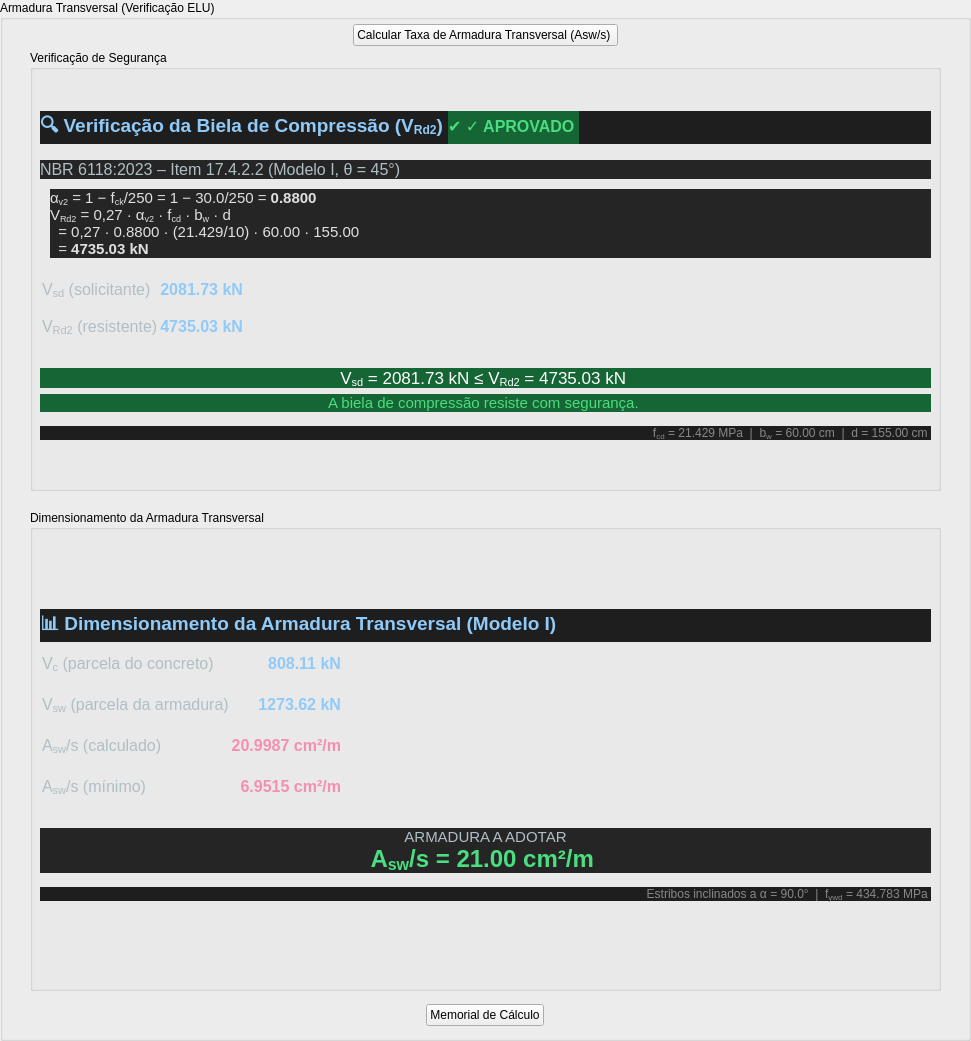
      <widget class="QGroupBox" name="groupBox_resultados_armadura">
       <property name="geometry">
        <rect>
         <x>10</x>
         <y>1430</y>
         <width>971</width>
         <height>1041</height>
        </rect>
       </property>
       <property name="title">
        <string>Armadura Transversal (Verificação ELU)</string>
       </property>
       <widget class="QGroupBox" name="groupBox_9">
        <property name="geometry">
         <rect>
          <x>30</x>
          <y>50</y>
          <width>911</width>
          <height>441</height>
         </rect>
        </property>
        <property name="title">
         <string>Verificação de Segurança</string>
        </property>
        <widget class="QLabel" name="html_verificacao_biela">
         <property name="geometry">
          <rect>
           <x>10</x>
           <y>20</y>
           <width>891</width>
           <height>411</height>
          </rect>
         </property>
         <property name="text">
          <string>&lt;!DOCTYPE HTML PUBLIC &quot;-//W3C//DTD HTML 4.0//EN&quot; &quot;http://www.w3.org/TR/REC-html40/strict.dtd&quot;&gt;
&lt;html&gt;&lt;head&gt;&lt;meta name=&quot;qrichtext&quot; content=&quot;1&quot; /&gt;&lt;meta charset=&quot;utf-8&quot; /&gt;&lt;style type=&quot;text/css&quot;&gt;
p, li { white-space: pre-wrap; }
hr { height: 1px; border-width: 0; }
li.unchecked::marker { content: &quot;\2610&quot;; }
li.checked::marker { content: &quot;\2612&quot;; }
&lt;/style&gt;&lt;/head&gt;&lt;body style=&quot; font-family:'Segoe UI'; font-size:9pt; font-weight:400; font-style:normal;&quot; bgcolor=&quot;#1e1e2e&quot;&gt;
&lt;p style=&quot; margin-top:0px; margin-bottom:16px; margin-left:0px; margin-right:0px; -qt-block-indent:0; text-indent:0px; background-color:#1e1e1e;&quot;&gt;&lt;span style=&quot; font-family:'Segoe UI','Arial','sans-serif'; font-size:14pt; font-weight:700; color:#90caf9;&quot;&gt;🔍 Verificação da Biela de Compressão (V&lt;/span&gt;&lt;span style=&quot; font-family:'Segoe UI','Arial','sans-serif'; font-size:14pt; font-weight:700; color:#90caf9; vertical-align:sub;&quot;&gt;Rd2&lt;/span&gt;&lt;span style=&quot; font-family:'Segoe UI','Arial','sans-serif'; font-size:14pt; font-weight:700; color:#90caf9;&quot;&gt;) &lt;/span&gt;&lt;span style=&quot; font-family:'Segoe UI','Arial','sans-serif'; font-size:12pt; font-weight:700; color:#4ade80; background-color:#166534;&quot;&gt;✔️ ✓ APROVADO &lt;/span&gt;&lt;/p&gt;
&lt;p style=&quot; margin-top:0px; margin-bottom:10px; margin-left:0px; margin-right:0px; -qt-block-indent:0; text-indent:0px; background-color:#252525;&quot;&gt;&lt;span style=&quot; font-family:'Segoe UI','Arial','sans-serif'; font-size:12pt; color:#b0bec5; background-color:#252525;&quot;&gt;NBR 6118:2023 – Item 17.4.2.2 (Modelo I, θ = 45°) &lt;/span&gt;&lt;/p&gt;
&lt;p style=&quot; margin-top:0px; margin-bottom:0px; margin-left:10px; margin-right:0px; -qt-block-indent:0; text-indent:0px; background-color:#252525;&quot;&gt;&lt;span style=&quot; font-family:'Courier New','monospace'; font-size:11pt; color:#e0e0e0; background-color:#252525;&quot;&gt;α&lt;/span&gt;&lt;span style=&quot; font-family:'Courier New','monospace'; font-size:11pt; color:#e0e0e0; vertical-align:sub;&quot;&gt;v2&lt;/span&gt;&lt;span style=&quot; font-family:'Courier New','monospace'; font-size:11pt; color:#e0e0e0;&quot;&gt; = 1 − f&lt;/span&gt;&lt;span style=&quot; font-family:'Courier New','monospace'; font-size:11pt; color:#e0e0e0; vertical-align:sub;&quot;&gt;ck&lt;/span&gt;&lt;span style=&quot; font-family:'Courier New','monospace'; font-size:11pt; color:#e0e0e0;&quot;&gt;/250 = 1 − 30.0/250 = &lt;/span&gt;&lt;span style=&quot; font-family:'Courier New','monospace'; font-size:11pt; font-weight:700; color:#e0e0e0;&quot;&gt;0.8800&lt;/span&gt;&lt;span style=&quot; font-family:'Courier New','monospace'; font-size:11pt; color:#e0e0e0;&quot;&gt;&lt;br /&gt;V&lt;/span&gt;&lt;span style=&quot; font-family:'Courier New','monospace'; font-size:11pt; color:#e0e0e0; vertical-align:sub;&quot;&gt;Rd2&lt;/span&gt;&lt;span style=&quot; font-family:'Courier New','monospace'; font-size:11pt; color:#e0e0e0;&quot;&gt; = 0,27 · α&lt;/span&gt;&lt;span style=&quot; font-family:'Courier New','monospace'; font-size:11pt; color:#e0e0e0; vertical-align:sub;&quot;&gt;v2&lt;/span&gt;&lt;span style=&quot; font-family:'Courier New','monospace'; font-size:11pt; color:#e0e0e0;&quot;&gt; · f&lt;/span&gt;&lt;span style=&quot; font-family:'Courier New','monospace'; font-size:11pt; color:#e0e0e0; vertical-align:sub;&quot;&gt;cd&lt;/span&gt;&lt;span style=&quot; font-family:'Courier New','monospace'; font-size:11pt; color:#e0e0e0;&quot;&gt; · b&lt;/span&gt;&lt;span style=&quot; font-family:'Courier New','monospace'; font-size:11pt; color:#e0e0e0; vertical-align:sub;&quot;&gt;w&lt;/span&gt;&lt;span style=&quot; font-family:'Courier New','monospace'; font-size:11pt; color:#e0e0e0;&quot;&gt; · d &lt;br /&gt;  = 0,27 · 0.8800 · (21.429/10) · 60.00 · 155.00&lt;br /&gt;  = &lt;/span&gt;&lt;span style=&quot; font-family:'Courier New','monospace'; font-size:11pt; font-weight:700; color:#e0e0e0;&quot;&gt;4735.03 kN&lt;/span&gt;&lt;span style=&quot; font-family:'Courier New','monospace'; font-size:11pt; color:#e0e0e0;&quot;&gt; &lt;/span&gt;&lt;/p&gt;
&lt;table border=&quot;0&quot; style=&quot; margin-top:12px; margin-bottom:12px; margin-left:0px; margin-right:0px; border-collapse:collapse;&quot; cellspacing=&quot;2&quot; cellpadding=&quot;0&quot;&gt;
&lt;tr&gt;
&lt;td style=&quot; padding-left:0; padding-right:0; padding-top:8; padding-bottom:8;&quot;&gt;
&lt;p style=&quot; margin-top:0px; margin-bottom:0px; margin-left:0px; margin-right:0px; -qt-block-indent:0; text-indent:0px;&quot;&gt;&lt;span style=&quot; font-family:'Segoe UI','Arial','sans-serif'; font-size:12pt; color:#b0bec5;&quot;&gt;V&lt;/span&gt;&lt;span style=&quot; font-family:'Segoe UI','Arial','sans-serif'; font-size:12pt; color:#b0bec5; vertical-align:sub;&quot;&gt;sd&lt;/span&gt;&lt;span style=&quot; font-family:'Segoe UI','Arial','sans-serif'; font-size:12pt; color:#b0bec5;&quot;&gt; (solicitante)&lt;/span&gt;&lt;/p&gt;&lt;/td&gt;
&lt;td style=&quot; padding-left:0; padding-right:0; padding-top:8; padding-bottom:8;&quot;&gt;
&lt;p align=&quot;right&quot; style=&quot; margin-top:0px; margin-bottom:0px; margin-left:0px; margin-right:0px; -qt-block-indent:0; text-indent:0px;&quot;&gt;&lt;span style=&quot; font-family:'Segoe UI','Arial','sans-serif'; font-size:12pt; font-weight:700; color:#90caf9;&quot;&gt;2081.73 kN&lt;/span&gt;&lt;/p&gt;&lt;/td&gt;&lt;/tr&gt;
&lt;tr&gt;
&lt;td style=&quot; padding-left:0; padding-right:0; padding-top:8; padding-bottom:8;&quot;&gt;
&lt;p style=&quot; margin-top:0px; margin-bottom:0px; margin-left:0px; margin-right:0px; -qt-block-indent:0; text-indent:0px;&quot;&gt;&lt;span style=&quot; font-family:'Segoe UI','Arial','sans-serif'; font-size:12pt; color:#b0bec5;&quot;&gt;V&lt;/span&gt;&lt;span style=&quot; font-family:'Segoe UI','Arial','sans-serif'; font-size:12pt; color:#b0bec5; vertical-align:sub;&quot;&gt;Rd2&lt;/span&gt;&lt;span style=&quot; font-family:'Segoe UI','Arial','sans-serif'; font-size:12pt; color:#b0bec5;&quot;&gt; (resistente)&lt;/span&gt;&lt;/p&gt;&lt;/td&gt;
&lt;td style=&quot; padding-left:0; padding-right:0; padding-top:8; padding-bottom:8;&quot;&gt;
&lt;p align=&quot;right&quot; style=&quot; margin-top:0px; margin-bottom:0px; margin-left:0px; margin-right:0px; -qt-block-indent:0; text-indent:0px;&quot;&gt;&lt;span style=&quot; font-family:'Segoe UI','Arial','sans-serif'; font-size:12pt; font-weight:700; color:#90caf9;&quot;&gt;4735.03 kN&lt;/span&gt;&lt;/p&gt;&lt;/td&gt;&lt;/tr&gt;&lt;/table&gt;
&lt;p align=&quot;center&quot; style=&quot; margin-top:10px; margin-bottom:0px; margin-left:0px; margin-right:0px; -qt-block-indent:0; text-indent:0px; background-color:#166534;&quot;&gt;&lt;span style=&quot; font-family:'Segoe UI','Arial','sans-serif'; font-size:13pt; color:#ffffff;&quot;&gt;V&lt;/span&gt;&lt;span style=&quot; font-family:'Segoe UI','Arial','sans-serif'; font-size:13pt; color:#ffffff; vertical-align:sub;&quot;&gt;sd&lt;/span&gt;&lt;span style=&quot; font-family:'Segoe UI','Arial','sans-serif'; font-size:13pt; color:#ffffff;&quot;&gt; = 2081.73 kN ≤ V&lt;/span&gt;&lt;span style=&quot; font-family:'Segoe UI','Arial','sans-serif'; font-size:13pt; color:#ffffff; vertical-align:sub;&quot;&gt;Rd2&lt;/span&gt;&lt;span style=&quot; font-family:'Segoe UI','Arial','sans-serif'; font-size:13pt; color:#ffffff;&quot;&gt; = 4735.03 kN &lt;/span&gt;&lt;/p&gt;
&lt;p align=&quot;center&quot; style=&quot; margin-top:6px; margin-bottom:0px; margin-left:0px; margin-right:0px; -qt-block-indent:0; text-indent:0px; background-color:#166534;&quot;&gt;&lt;span style=&quot; font-family:'Segoe UI','Arial','sans-serif'; font-size:11pt; color:#4ade80; background-color:#166534;&quot;&gt;A biela de compressão resiste com segurança. &lt;/span&gt;&lt;/p&gt;
&lt;p align=&quot;right&quot; style=&quot; margin-top:14px; margin-bottom:0px; margin-left:0px; margin-right:0px; -qt-block-indent:0; text-indent:0px; background-color:#1e1e1e;&quot;&gt;&lt;span style=&quot; font-family:'Segoe UI','Arial','sans-serif'; color:#888888; background-color:#1e1e1e;&quot;&gt;f&lt;/span&gt;&lt;span style=&quot; font-family:'Segoe UI','Arial','sans-serif'; color:#888888; vertical-align:sub;&quot;&gt;cd&lt;/span&gt;&lt;span style=&quot; font-family:'Segoe UI','Arial','sans-serif'; color:#888888;&quot;&gt; = 21.429 MPa  |  b&lt;/span&gt;&lt;span style=&quot; font-family:'Segoe UI','Arial','sans-serif'; color:#888888; vertical-align:sub;&quot;&gt;w&lt;/span&gt;&lt;span style=&quot; font-family:'Segoe UI','Arial','sans-serif'; color:#888888;&quot;&gt; = 60.00 cm  |  d = 155.00 cm &lt;/span&gt;&lt;/p&gt;&lt;/body&gt;&lt;/html&gt;</string>
         </property>
         <property name="textInteractionFlags">
          <set>Qt::TextInteractionFlag::TextSelectableByMouse</set>
         </property>
        </widget>
       </widget>
       <widget class="QWidget" name="verticalLayoutWidget">
        <property name="geometry">
         <rect>
          <x>0</x>
          <y>10</y>
          <width>971</width>
          <height>51</height>
         </rect>
        </property>
        <layout class="QVBoxLayout" name="verticalLayout_2">
         <item alignment="Qt::AlignmentFlag::AlignHCenter|Qt::AlignmentFlag::AlignVCenter">
          <widget class="QPushButton" name="calcular_armadura">
           <property name="sizePolicy">
            <sizepolicy hsizetype="Fixed" vsizetype="Fixed">
             <horstretch>0</horstretch>
             <verstretch>0</verstretch>
            </sizepolicy>
           </property>
           <property name="text">
            <string>Calcular Taxa de Armadura Transversal (Asw/s) </string>
           </property>
           <property name="autoDefault">
            <bool>false</bool>
           </property>
          </widget>
         </item>
        </layout>
       </widget>
       <widget class="QGroupBox" name="groupBox_8">
        <property name="geometry">
         <rect>
          <x>30</x>
          <y>510</y>
          <width>911</width>
          <height>481</height>
         </rect>
        </property>
        <property name="title">
         <string>Dimensionamento da Armadura Transversal</string>
        </property>
        <widget class="QLabel" name="html_resumo_dimensionamento">
         <property name="geometry">
          <rect>
           <x>10</x>
           <y>10</y>
           <width>891</width>
           <height>471</height>
          </rect>
         </property>
         <property name="text">
          <string>&lt;!DOCTYPE HTML PUBLIC &quot;-//W3C//DTD HTML 4.0//EN&quot; &quot;http://www.w3.org/TR/REC-html40/strict.dtd&quot;&gt;
&lt;html&gt;&lt;head&gt;&lt;meta name=&quot;qrichtext&quot; content=&quot;1&quot; /&gt;&lt;meta charset=&quot;utf-8&quot; /&gt;&lt;style type=&quot;text/css&quot;&gt;
p, li { white-space: pre-wrap; }
hr { height: 1px; border-width: 0; }
li.unchecked::marker { content: &quot;\2610&quot;; }
li.checked::marker { content: &quot;\2612&quot;; }
&lt;/style&gt;&lt;/head&gt;&lt;body style=&quot; font-family:'Segoe UI'; font-size:9pt; font-weight:400; font-style:normal;&quot; bgcolor=&quot;#1e1e2e&quot;&gt;
&lt;p style=&quot; margin-top:0px; margin-bottom:16px; margin-left:0px; margin-right:0px; -qt-block-indent:0; text-indent:0px; background-color:#1e1e1e;&quot;&gt;&lt;span style=&quot; font-family:'Segoe UI','Arial','sans-serif'; font-size:14pt; font-weight:700; color:#90caf9; background-color:#1e1e1e;&quot;&gt;📊 Dimensionamento da Armadura Transversal (Modelo I) &lt;/span&gt;&lt;/p&gt;
&lt;table border=&quot;0&quot; style=&quot; margin-top:0px; margin-bottom:0px; margin-left:0px; margin-right:0px; border-collapse:collapse;&quot; cellspacing=&quot;2&quot; cellpadding=&quot;0&quot;&gt;
&lt;tr&gt;
&lt;td style=&quot; padding-left:0; padding-right:0; padding-top:10; padding-bottom:10;&quot;&gt;
&lt;p style=&quot; margin-top:0px; margin-bottom:0px; margin-left:0px; margin-right:0px; -qt-block-indent:0; text-indent:0px;&quot;&gt;&lt;span style=&quot; font-family:'Segoe UI','Arial','sans-serif'; font-size:12pt; color:#b0bec5;&quot;&gt;V&lt;/span&gt;&lt;span style=&quot; font-family:'Segoe UI','Arial','sans-serif'; font-size:12pt; color:#b0bec5; vertical-align:sub;&quot;&gt;c&lt;/span&gt;&lt;span style=&quot; font-family:'Segoe UI','Arial','sans-serif'; font-size:12pt; color:#b0bec5;&quot;&gt; (parcela do concreto)&lt;/span&gt;&lt;/p&gt;&lt;/td&gt;
&lt;td style=&quot; padding-left:0; padding-right:0; padding-top:10; padding-bottom:10;&quot;&gt;
&lt;p align=&quot;right&quot; style=&quot; margin-top:0px; margin-bottom:0px; margin-left:0px; margin-right:0px; -qt-block-indent:0; text-indent:0px;&quot;&gt;&lt;span style=&quot; font-family:'Segoe UI','Arial','sans-serif'; font-size:12pt; font-weight:700; color:#90caf9;&quot;&gt;808.11 kN&lt;/span&gt;&lt;/p&gt;&lt;/td&gt;&lt;/tr&gt;
&lt;tr&gt;
&lt;td style=&quot; padding-left:0; padding-right:0; padding-top:10; padding-bottom:10;&quot;&gt;
&lt;p style=&quot; margin-top:0px; margin-bottom:0px; margin-left:0px; margin-right:0px; -qt-block-indent:0; text-indent:0px;&quot;&gt;&lt;span style=&quot; font-family:'Segoe UI','Arial','sans-serif'; font-size:12pt; color:#b0bec5;&quot;&gt;V&lt;/span&gt;&lt;span style=&quot; font-family:'Segoe UI','Arial','sans-serif'; font-size:12pt; color:#b0bec5; vertical-align:sub;&quot;&gt;sw&lt;/span&gt;&lt;span style=&quot; font-family:'Segoe UI','Arial','sans-serif'; font-size:12pt; color:#b0bec5;&quot;&gt; (parcela da armadura)&lt;/span&gt;&lt;/p&gt;&lt;/td&gt;
&lt;td style=&quot; padding-left:0; padding-right:0; padding-top:10; padding-bottom:10;&quot;&gt;
&lt;p align=&quot;right&quot; style=&quot; margin-top:0px; margin-bottom:0px; margin-left:0px; margin-right:0px; -qt-block-indent:0; text-indent:0px;&quot;&gt;&lt;span style=&quot; font-family:'Segoe UI','Arial','sans-serif'; font-size:12pt; font-weight:700; color:#90caf9;&quot;&gt;1273.62 kN&lt;/span&gt;&lt;/p&gt;&lt;/td&gt;&lt;/tr&gt;
&lt;tr&gt;
&lt;td style=&quot; padding-left:0; padding-right:0; padding-top:10; padding-bottom:10;&quot;&gt;
&lt;p style=&quot; margin-top:0px; margin-bottom:0px; margin-left:0px; margin-right:0px; -qt-block-indent:0; text-indent:0px;&quot;&gt;&lt;span style=&quot; font-family:'Segoe UI','Arial','sans-serif'; font-size:12pt; color:#b0bec5;&quot;&gt;A&lt;/span&gt;&lt;span style=&quot; font-family:'Segoe UI','Arial','sans-serif'; font-size:12pt; color:#b0bec5; vertical-align:sub;&quot;&gt;sw&lt;/span&gt;&lt;span style=&quot; font-family:'Segoe UI','Arial','sans-serif'; font-size:12pt; color:#b0bec5;&quot;&gt;/s (calculado)&lt;/span&gt;&lt;/p&gt;&lt;/td&gt;
&lt;td style=&quot; padding-left:0; padding-right:0; padding-top:10; padding-bottom:10;&quot;&gt;
&lt;p align=&quot;right&quot; style=&quot; margin-top:0px; margin-bottom:0px; margin-left:0px; margin-right:0px; -qt-block-indent:0; text-indent:0px;&quot;&gt;&lt;span style=&quot; font-family:'Segoe UI','Arial','sans-serif'; font-size:12pt; font-weight:700; color:#f48fb1;&quot;&gt;20.9987 cm²/m&lt;/span&gt;&lt;/p&gt;&lt;/td&gt;&lt;/tr&gt;
&lt;tr&gt;
&lt;td style=&quot; padding-left:0; padding-right:0; padding-top:10; padding-bottom:10;&quot;&gt;
&lt;p style=&quot; margin-top:0px; margin-bottom:0px; margin-left:0px; margin-right:0px; -qt-block-indent:0; text-indent:0px;&quot;&gt;&lt;span style=&quot; font-family:'Segoe UI','Arial','sans-serif'; font-size:12pt; color:#b0bec5;&quot;&gt;A&lt;/span&gt;&lt;span style=&quot; font-family:'Segoe UI','Arial','sans-serif'; font-size:12pt; color:#b0bec5; vertical-align:sub;&quot;&gt;sw&lt;/span&gt;&lt;span style=&quot; font-family:'Segoe UI','Arial','sans-serif'; font-size:12pt; color:#b0bec5;&quot;&gt;/s (mínimo)&lt;/span&gt;&lt;/p&gt;&lt;/td&gt;
&lt;td style=&quot; padding-left:0; padding-right:0; padding-top:10; padding-bottom:10;&quot;&gt;
&lt;p align=&quot;right&quot; style=&quot; margin-top:0px; margin-bottom:0px; margin-left:0px; margin-right:0px; -qt-block-indent:0; text-indent:0px;&quot;&gt;&lt;span style=&quot; font-family:'Segoe UI','Arial','sans-serif'; font-size:12pt; font-weight:700; color:#f48fb1;&quot;&gt;6.9515 cm²/m&lt;/span&gt;&lt;/p&gt;&lt;/td&gt;&lt;/tr&gt;&lt;/table&gt;
&lt;p align=&quot;center&quot; style=&quot; margin-top:20px; margin-bottom:0px; margin-left:0px; margin-right:0px; -qt-block-indent:0; text-indent:0px; background-color:#252525;&quot;&gt;&lt;span style=&quot; font-family:'Segoe UI','Arial','sans-serif'; font-size:11pt; color:#b0bec5;&quot;&gt;ARMADURA A ADOTAR&lt;/span&gt;&lt;span style=&quot; font-family:'Segoe UI','Arial','sans-serif'; color:#e0e0e0;&quot;&gt;&lt;br /&gt;&lt;/span&gt;&lt;span style=&quot; font-family:'Segoe UI','Arial','sans-serif'; font-size:18pt; font-weight:700; color:#4ade80;&quot;&gt;A&lt;/span&gt;&lt;span style=&quot; font-family:'Segoe UI','Arial','sans-serif'; font-size:18pt; font-weight:700; color:#4ade80; vertical-align:sub;&quot;&gt;sw&lt;/span&gt;&lt;span style=&quot; font-family:'Segoe UI','Arial','sans-serif'; font-size:18pt; font-weight:700; color:#4ade80;&quot;&gt;/s = 21.00 cm²/m &lt;/span&gt;&lt;/p&gt;
&lt;p align=&quot;right&quot; style=&quot; margin-top:14px; margin-bottom:0px; margin-left:0px; margin-right:0px; -qt-block-indent:0; text-indent:0px; background-color:#1e1e1e;&quot;&gt;&lt;span style=&quot; font-family:'Segoe UI','Arial','sans-serif'; color:#888888; background-color:#1e1e1e;&quot;&gt;Estribos inclinados a α = 90.0°  |  f&lt;/span&gt;&lt;span style=&quot; font-family:'Segoe UI','Arial','sans-serif'; color:#888888; vertical-align:sub;&quot;&gt;ywd&lt;/span&gt;&lt;span style=&quot; font-family:'Segoe UI','Arial','sans-serif'; color:#888888;&quot;&gt; = 434.783 MPa &lt;/span&gt;&lt;/p&gt;&lt;/body&gt;&lt;/html&gt;</string>
         </property>
         <property name="textInteractionFlags">
          <set>Qt::TextInteractionFlag::TextSelectableByMouse</set>
         </property>
        </widget>
       </widget>
       <widget class="QWidget" name="verticalLayoutWidget_5">
        <property name="geometry">
         <rect>
          <x>0</x>
          <y>990</y>
          <width>971</width>
          <height>51</height>
         </rect>
        </property>
        <layout class="QVBoxLayout" name="verticalLayout_6">
         <item alignment="Qt::AlignmentFlag::AlignHCenter">
          <widget class="QPushButton" name="memorial_asw">
           <property name="sizePolicy">
            <sizepolicy hsizetype="Fixed" vsizetype="Fixed">
             <horstretch>0</horstretch>
             <verstretch>0</verstretch>
            </sizepolicy>
           </property>
           <property name="text">
            <string>Memorial de Cálculo</string>
           </property>
           <property name="autoDefault">
            <bool>false</bool>
           </property>
          </widget>
         </item>
        </layout>
       </widget>
      </widget>
